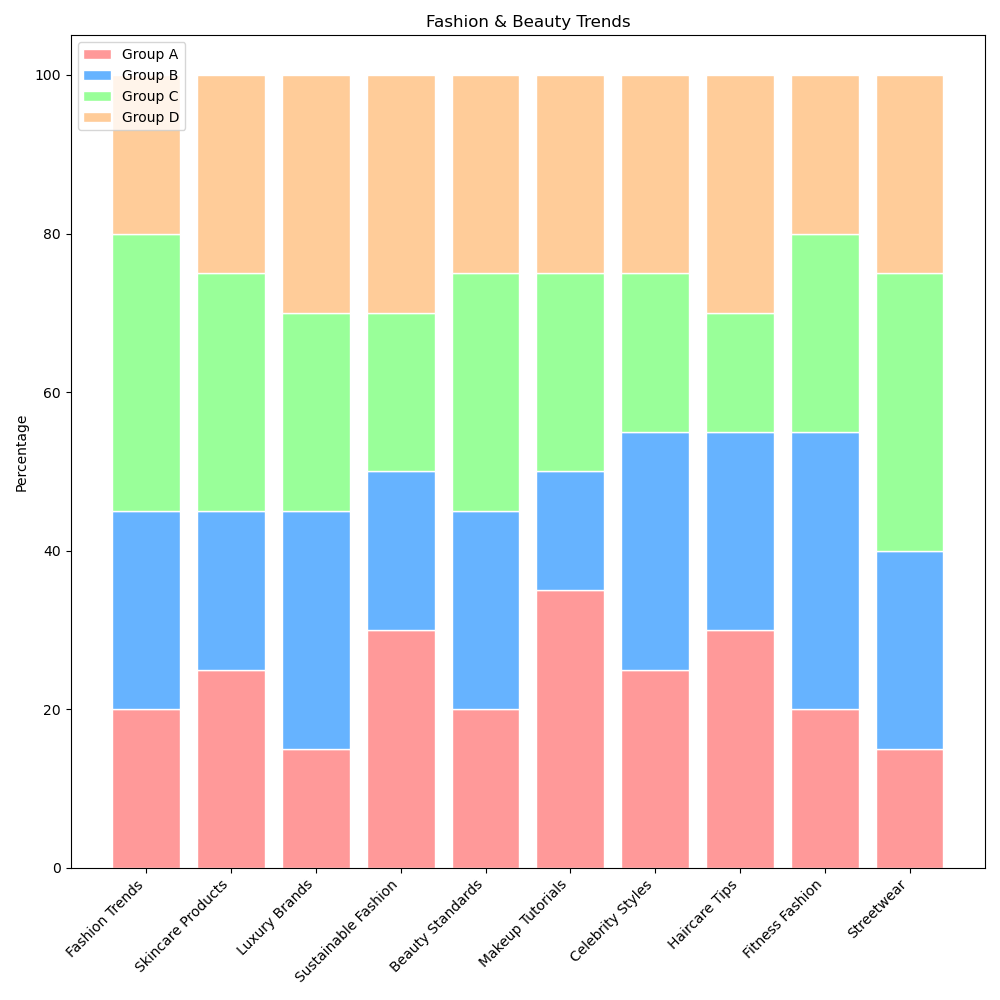

Source code (Python):

import matplotlib.pyplot as plt
import numpy as np

# Data
topics = ['Fashion Trends', 'Skincare Products', 'Luxury Brands', 
          'Sustainable Fashion', 'Beauty Standards', 'Makeup Tutorials', 
          'Celebrity Styles', 'Haircare Tips', 'Fitness Fashion', 'Streetwear']
group_a = [20, 25, 15, 30, 20, 35, 25, 30, 20, 15]
group_b = [25, 20, 30, 20, 25, 15, 30, 25, 35, 25]
group_c = [35, 30, 25, 20, 30, 25, 20, 15, 25, 35]
group_d = [20, 25, 30, 30, 25, 25, 25, 30, 20, 25]

# Stacking the groups
group_a = np.array(group_a)
group_b = np.array(group_b)
group_c = np.array(group_c)
group_d = np.array(group_d)

# Colors
colors = ['#ff9999', '#66b3ff', '#99ff99', '#ffcc99']

# Plot
fig, ax = plt.subplots(figsize=(10, 10))
bar_width = 0.8
x = np.arange(len(topics))

ax.bar(x, group_a, color=colors[0], edgecolor='white', width=bar_width)
ax.bar(x, group_b, bottom=group_a, color=colors[1], edgecolor='white', width=bar_width)
ax.bar(x, group_c, bottom=group_a + group_b, color=colors[2], edgecolor='white', width=bar_width)
ax.bar(x, group_d, bottom=group_a + group_b + group_c, color=colors[3], edgecolor='white', width=bar_width)

# Labels and title
ax.set_ylabel('Percentage')
ax.set_title('Fashion & Beauty Trends')
ax.set_xticks(x)
ax.set_xticklabels(topics, rotation=45, ha="right")
ax.legend(['Group A', 'Group B', 'Group C', 'Group D'], loc='upper left')

plt.tight_layout()
plt.show()
